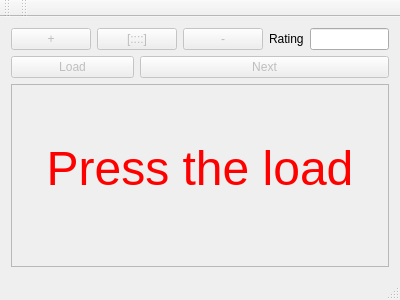
<?xml version="1.0" encoding="UTF-8"?>
<ui version="4.0">
 <class>MainWindow</class>
 <widget class="QMainWindow" name="MainWindow">
  <property name="geometry">
   <rect>
    <x>0</x>
    <y>0</y>
    <width>400</width>
    <height>300</height>
   </rect>
  </property>
  <property name="windowTitle">
   <string>Bash.im</string>
  </property>
  <widget class="QWidget" name="centralWidget">
   <layout class="QGridLayout" name="gridLayout">
    <item row="0" column="0" colspan="2">
     <layout class="QHBoxLayout" name="horizontalLayout">
      <item>
       <widget class="QPushButton" name="plusButton">
        <property name="enabled">
         <bool>false</bool>
        </property>
        <property name="text">
         <string>+</string>
        </property>
       </widget>
      </item>
      <item>
       <widget class="QPushButton" name="badButton">
        <property name="enabled">
         <bool>false</bool>
        </property>
        <property name="text">
         <string>[::::]</string>
        </property>
       </widget>
      </item>
      <item>
       <widget class="QPushButton" name="minusButton">
        <property name="enabled">
         <bool>false</bool>
        </property>
        <property name="text">
         <string>-</string>
        </property>
       </widget>
      </item>
     </layout>
    </item>
    <item row="0" column="2">
     <layout class="QHBoxLayout" name="horizontalLayout_2">
      <item>
       <widget class="QLabel" name="ratingLabel">
        <property name="text">
         <string>Rating</string>
        </property>
       </widget>
      </item>
      <item>
       <widget class="QLineEdit" name="currentRatingLine">
        <property name="readOnly">
         <bool>true</bool>
        </property>
       </widget>
      </item>
     </layout>
    </item>
    <item row="1" column="0">
     <widget class="QPushButton" name="loadButton">
      <property name="enabled">
       <bool>false</bool>
      </property>
      <property name="text">
       <string>Load</string>
      </property>
     </widget>
    </item>
    <item row="1" column="1" colspan="2">
     <widget class="QPushButton" name="nextButton">
      <property name="enabled">
       <bool>false</bool>
      </property>
      <property name="text">
       <string>Next</string>
      </property>
     </widget>
    </item>
    <item row="2" column="0" colspan="3">
     <widget class="QTextEdit" name="textView">
      <property name="enabled">
       <bool>false</bool>
      </property>
      <property name="html">
       <string>&lt;!DOCTYPE HTML PUBLIC &quot;-//W3C//DTD HTML 4.0//EN&quot; &quot;http://www.w3.org/TR/REC-html40/strict.dtd&quot;&gt;
&lt;html&gt;&lt;head&gt;&lt;meta name=&quot;qrichtext&quot; content=&quot;1&quot; /&gt;&lt;style type=&quot;text/css&quot;&gt;
p, li { white-space: pre-wrap; }
&lt;/style&gt;&lt;/head&gt;&lt;body style=&quot; font-family:'MS Shell Dlg 2'; font-size:8.25pt; font-weight:400; font-style:normal;&quot;&gt;
&lt;p align=&quot;center&quot; style=&quot;-qt-paragraph-type:empty; margin-top:0px; margin-bottom:0px; margin-left:0px; margin-right:0px; -qt-block-indent:0; text-indent:0px; font-size:8pt;&quot;&gt;&lt;br /&gt;&lt;/p&gt;
&lt;p align=&quot;center&quot; style=&quot;-qt-paragraph-type:empty; margin-top:0px; margin-bottom:0px; margin-left:0px; margin-right:0px; -qt-block-indent:0; text-indent:0px; font-size:8pt;&quot;&gt;&lt;br /&gt;&lt;/p&gt;
&lt;p align=&quot;center&quot; style=&quot;-qt-paragraph-type:empty; margin-top:0px; margin-bottom:0px; margin-left:0px; margin-right:0px; -qt-block-indent:0; text-indent:0px; font-size:8pt;&quot;&gt;&lt;br /&gt;&lt;/p&gt;
&lt;p align=&quot;center&quot; style=&quot;-qt-paragraph-type:empty; margin-top:0px; margin-bottom:0px; margin-left:0px; margin-right:0px; -qt-block-indent:0; text-indent:0px; font-size:8pt;&quot;&gt;&lt;br /&gt;&lt;/p&gt;
&lt;p align=&quot;center&quot; style=&quot; margin-top:0px; margin-bottom:0px; margin-left:0px; margin-right:0px; -qt-block-indent:0; text-indent:0px;&quot;&gt;&lt;span style=&quot; font-size:36pt; color:#ff0000;&quot;&gt;Press the load&lt;/span&gt;&lt;/p&gt;&lt;/body&gt;&lt;/html&gt;</string>
      </property>
     </widget>
    </item>
   </layout>
  </widget>
  <widget class="QMenuBar" name="menuBar">
   <property name="geometry">
    <rect>
     <x>0</x>
     <y>0</y>
     <width>400</width>
     <height>21</height>
    </rect>
   </property>
  </widget>
  <widget class="QToolBar" name="mainToolBar">
   <attribute name="toolBarArea">
    <enum>TopToolBarArea</enum>
   </attribute>
   <attribute name="toolBarBreak">
    <bool>false</bool>
   </attribute>
  </widget>
  <widget class="QStatusBar" name="statusBar"/>
  <widget class="QToolBar" name="toolBar">
   <property name="windowTitle">
    <string>toolBar</string>
   </property>
   <attribute name="toolBarArea">
    <enum>TopToolBarArea</enum>
   </attribute>
   <attribute name="toolBarBreak">
    <bool>false</bool>
   </attribute>
  </widget>
 </widget>
 <layoutdefault spacing="6" margin="11"/>
 <resources/>
 <connections/>
</ui>
